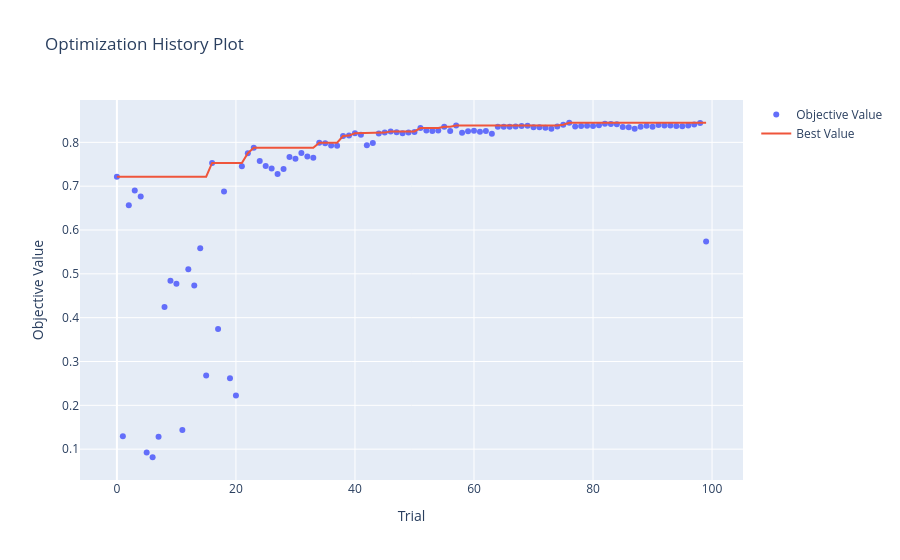
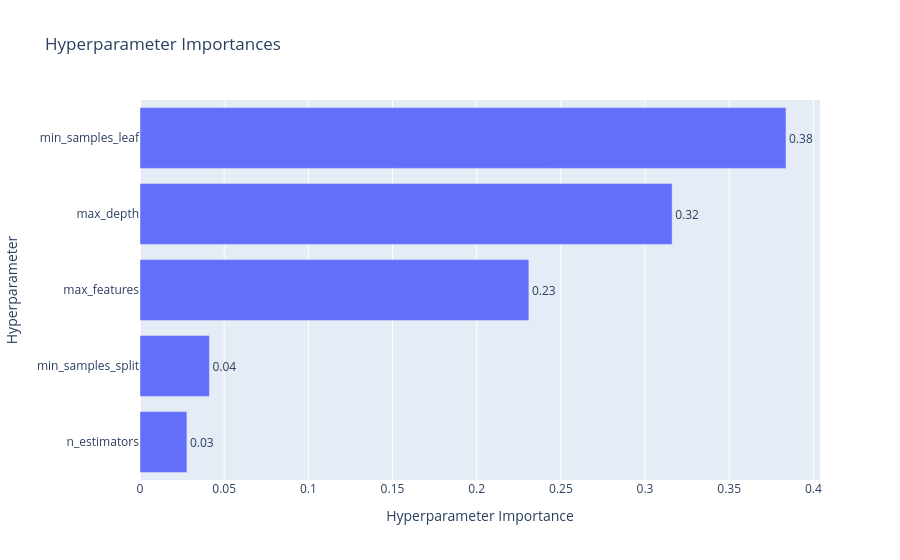
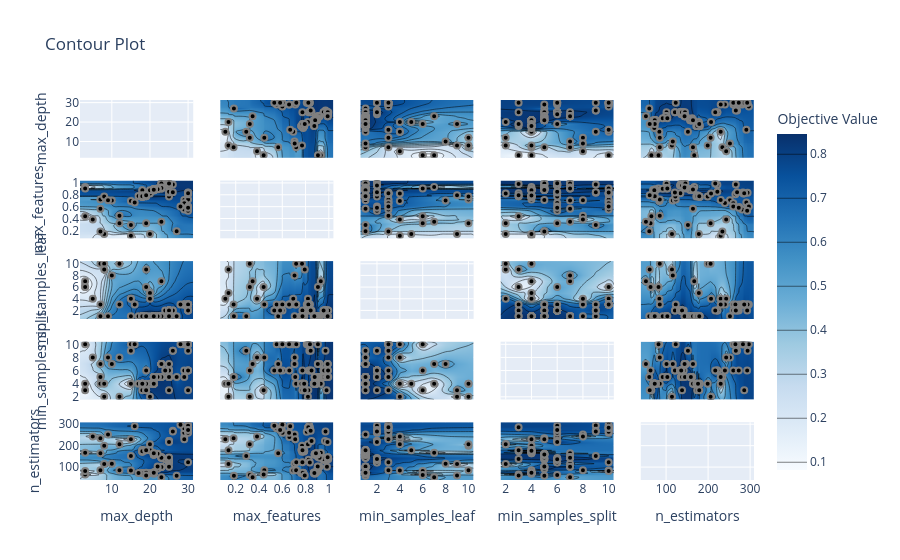
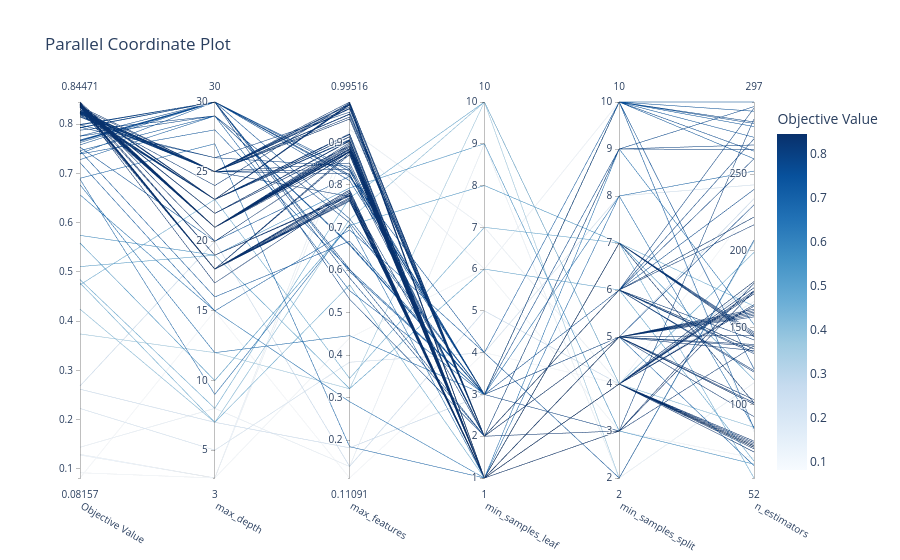

Notebook code cell kept with these figures, in order:
### Code cell
# Лучший из optuna
processor.report(title="extreme_gradient_boosting (sklearn)_tuned")
